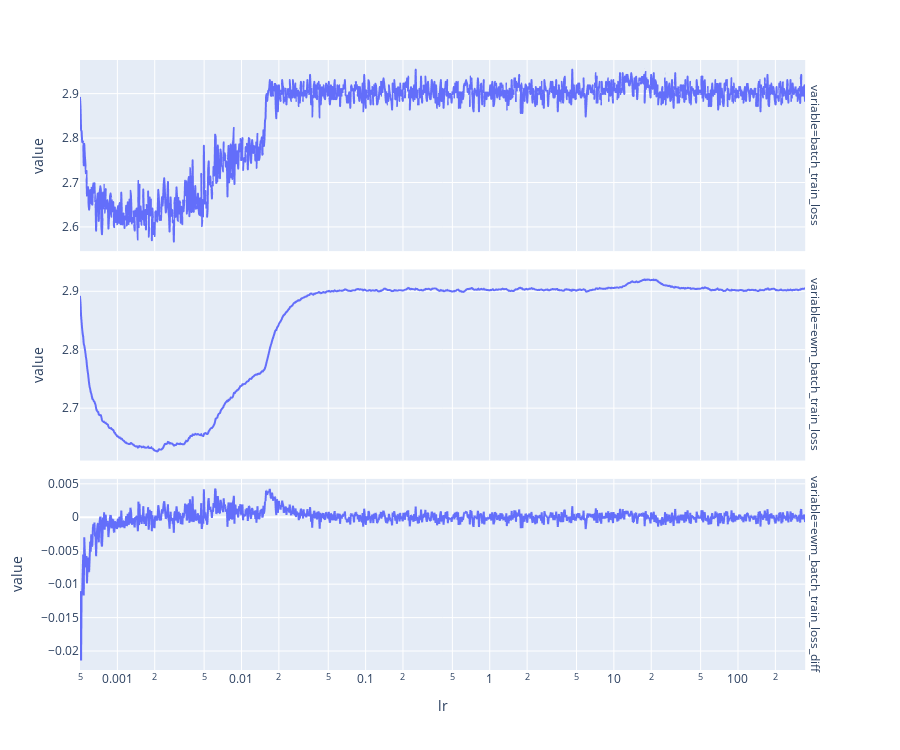

The notebook cell saved with this chart:
### Code cell
full_dataset = CMIDataset("full_dataset")
full_dataset_loader = DL(full_dataset, TRAIN_BATCH_SIZE, shuffle=True)
_, mock_training_metrics = mk_model_and_fit(
    full_dataset_loader,
    partial(torch.optim.lr_scheduler.ExponentialLR, gamma=MOCK_TRAINING_GAMMA),
)
mock_training_metrics = post_process_mock_training_metrics(mock_training_metrics)
plt_lr_search_training_metrics(mock_training_metrics)
max_lr = mock_training_metrics["ewm_batch_train_loss"].idxmin()
print("Maximum learning rate:", max_lr)

### Figure 1 — Plotly figure (JSON) as saved in the notebook; plotly's stock layout.template omitted (floating-point values rounded to 4 significant figures; data arrays with more than 128 entries replaced by an {"elided": "..."} marker saying what was removed)
{"data": [{"hovertemplate": "variable=batch_train_loss<br>lr=%{x}<br>value=%{y}<extra></extra>", "legendgroup": "", "line": {"color": "#636efa", "dash": "solid"}, "marker": {"symbol": "circle"}, "mode": "lines", "name": "", "showlegend": false, "type": "scattergl", "x": {"elided": "1353 float values"}, "xaxis": "x3", "y": {"elided": "1353 float values"}, "yaxis": "y3"}, {"hovertemplate": "variable=ewm_batch_train_loss<br>lr=%{x}<br>value=%{y}<extra></extra>", "legendgroup": "", "line": {"color": "#636efa", "dash": "solid"}, "marker": {"symbol": "circle"}, "mode": "lines", "name": "", "showlegend": false, "type": "scattergl", "x": {"elided": "1353 float values"}, "xaxis": "x2", "y": {"elided": "1353 float values"}, "yaxis": "y2"}, {"hovertemplate": "variable=ewm_batch_train_loss_diff<br>lr=%{x}<br>value=%{y}<extra></extra>", "legendgroup": "", "line": {"color": "#636efa", "dash": "solid"}, "marker": {"symbol": "circle"}, "mode": "lines", "name": "", "showlegend": false, "type": "scattergl", "x": {"elided": "1353 float values"}, "xaxis": "x", "y": {"elided": "1353 float values"}, "yaxis": "y"}], "layout": {"annotations": [{"font": {}, "showarrow": false, "text": "variable=ewm_batch_train_loss_diff", "textangle": 90, "x": 0.98, "xanchor": "left", "xref": "paper", "y": 0.1567, "yanchor": "middle", "yref": "paper"}, {"font": {}, "showarrow": false, "text": "variable=ewm_batch_train_loss", "textangle": 90, "x": 0.98, "xanchor": "left", "xref": "paper", "y": 0.5, "yanchor": "middle", "yref": "paper"}, {"font": {}, "showarrow": false, "text": "variable=batch_train_loss", "textangle": 90, "x": 0.98, "xanchor": "left", "xref": "paper", "y": 0.8433, "yanchor": "middle", "yref": "paper"}], "height": 750, "legend": {"tracegroupgap": 0}, "margin": {"t": 60}, "xaxis": {"anchor": "y", "domain": [0, 0.98], "title": {"text": "lr"}, "type": "log"}, "xaxis2": {"anchor": "y2", "domain": [0, 0.98], "matches": "x", "showticklabels": false, "type": "log"}, "xaxis3": {"anchor": "y3", "domain": [0, 0.98], "matches": "x", "showticklabels": false, "type": "log"}, "yaxis": {"anchor": "x", "domain": [0, 0.3133], "title": {"text": "value"}}, "yaxis2": {"anchor": "x2", "domain": [0.3433, 0.6567], "title": {"text": "value"}}, "yaxis3": {"anchor": "x3", "domain": [0.6867, 1.0], "title": {"text": "value"}}}}
